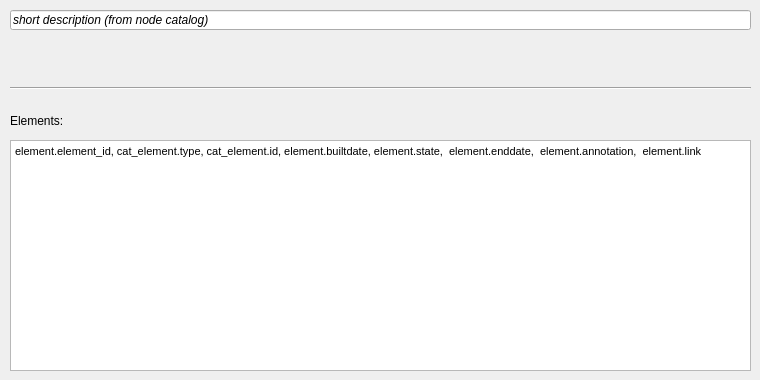
     <widget class="QWidget" name="tab_14">
      <attribute name="title">
       <string>Measure instrument</string>
      </attribute>
      <widget class="Line" name="line_10">
       <property name="geometry">
        <rect>
         <x>10</x>
         <y>80</y>
         <width>741</width>
         <height>16</height>
        </rect>
       </property>
       <property name="orientation">
        <enum>Qt::Horizontal</enum>
       </property>
      </widget>
      <widget class="QLabel" name="label_elements_5">
       <property name="geometry">
        <rect>
         <x>10</x>
         <y>110</y>
         <width>90</width>
         <height>22</height>
        </rect>
       </property>
       <property name="font">
        <font>
         <pointsize>9</pointsize>
        </font>
       </property>
       <property name="frameShape">
        <enum>QFrame::NoFrame</enum>
       </property>
       <property name="frameShadow">
        <enum>QFrame::Plain</enum>
       </property>
       <property name="text">
        <string>Elements:</string>
       </property>
       <property name="textFormat">
        <enum>Qt::AutoText</enum>
       </property>
       <property name="scaledContents">
        <bool>false</bool>
       </property>
       <property name="alignment">
        <set>Qt::AlignLeading|Qt::AlignLeft|Qt::AlignVCenter</set>
       </property>
       <property name="margin">
        <number>3</number>
       </property>
      </widget>
      <widget class="QTextEdit" name="element_5">
       <property name="geometry">
        <rect>
         <x>10</x>
         <y>140</y>
         <width>741</width>
         <height>231</height>
        </rect>
       </property>
       <property name="html">
        <string>&lt;!DOCTYPE HTML PUBLIC &quot;-//W3C//DTD HTML 4.0//EN&quot; &quot;http://www.w3.org/TR/REC-html40/strict.dtd&quot;&gt;
&lt;html&gt;&lt;head&gt;&lt;meta name=&quot;qrichtext&quot; content=&quot;1&quot; /&gt;&lt;style type=&quot;text/css&quot;&gt;
p, li { white-space: pre-wrap; }
&lt;/style&gt;&lt;/head&gt;&lt;body style=&quot; font-family:'MS Shell Dlg 2'; font-size:8.25pt; font-weight:400; font-style:normal;&quot;&gt;
&lt;p style=&quot; margin-top:0px; margin-bottom:0px; margin-left:0px; margin-right:0px; -qt-block-indent:0; text-indent:0px;&quot;&gt;&lt;span style=&quot; font-size:8pt;&quot;&gt;element.element_id, cat_element.type, cat_element.id, element.builtdate, element.state,  element.enddate,  element.annotation,  element.link&lt;/span&gt;&lt;/p&gt;&lt;/body&gt;&lt;/html&gt;</string>
       </property>
      </widget>
      <widget class="QLineEdit" name="cat_node_descript_5">
       <property name="geometry">
        <rect>
         <x>10</x>
         <y>10</y>
         <width>741</width>
         <height>20</height>
        </rect>
       </property>
       <property name="font">
        <font>
         <italic>true</italic>
        </font>
       </property>
       <property name="text">
        <string>short description (from node catalog)</string>
       </property>
      </widget>
     </widget>
